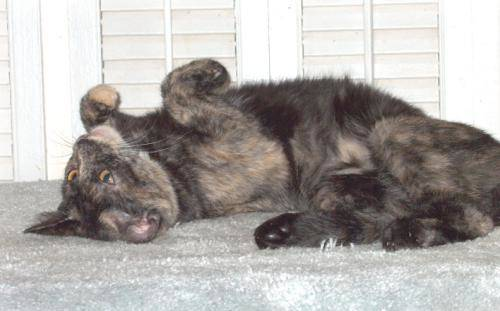
#> input picture images/cat.36.jpg, 500 x 311 px
$ python transformations.py
#> lines starting #> are read from the running program, lines starting #| are printed output that depends on the picture
import cv2 as cv
import numpy as np

img = cv.imread('images/cat.36.jpg')
#> img is the input picture: shape (311, 500, 3); mean B, G, R 167.4, 170.2, 174.4
cv.imshow('Cat', img)

def translate(img, x, y):
#> called with x = 100, y = 200
    transMat = np.float32([[1,0,x],[0,1,y]])
    dimensions = (img.shape[1],img.shape[0])
#> dimensions = (500, 311)
    return cv.warpAffine(img, transMat, dimensions)
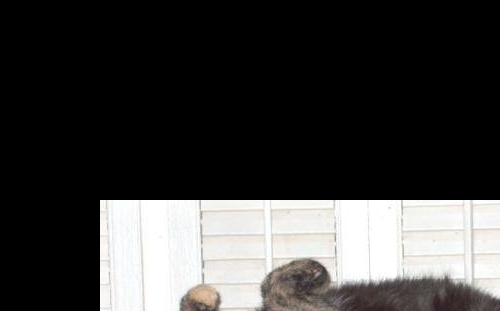
#> returned value: shape (311, 500, 3); mean of channels 0, 1, 2 59.7, 60.5, 61.2; drawn as B, G, R

translated = translate(img, 100, 200)
#cv.imshow("Translated", translated)

def rotation(img, angle, rotPoint=None):
#> called with angle = 45
    (height, width) = img.shape[:2]
#> height = 311; width = 500
    if rotPoint is None:
        rotPoint = (width//2, height//2)
#> rotPoint = (250, 155)

    rotMat = cv.getRotationMatrix2D(rotPoint, angle, 1.0)
    dimensions = (width, height)
#> dimensions = (500, 311)
    return cv.warpAffine(img, rotMat, dimensions)
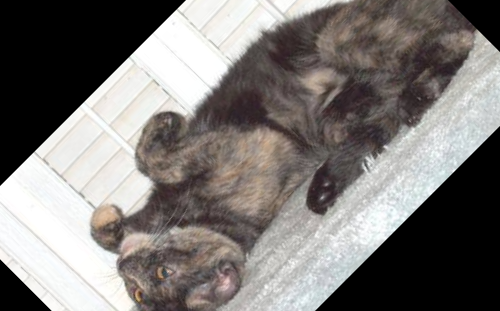
#> returned value: shape (311, 500, 3); mean of channels 0, 1, 2 118.1, 120.5, 124.4; drawn as B, G, R

rotated = rotation(img, 45)
cv.imshow('Rotation', rotated)

rotated_rotated = rotation(rotated, 45)
#> call 2 of rotation, with angle = 45
#> in rotation (call 2), `return cv.warpAffine(img, rotMat, dimensions)`:
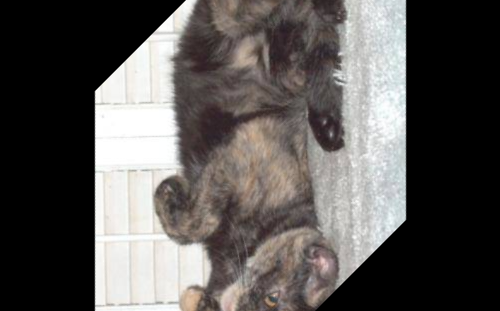
#> returned value: shape (311, 500, 3); mean of channels 0, 1, 2 85.1, 87, 90.2; drawn as B, G, R
cv.imshow('Rotated Rotation', rotated_rotated)


cv.waitKey(0)

$ run again, with images/cat.23.jpg copied over images/cat.36.jpg
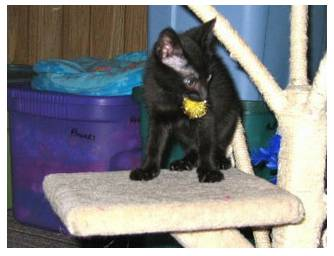
#> input picture images/cat.23.jpg, 334 x 256 px
#> img is the input picture: shape (256, 334, 3); mean B, G, R 135.1, 131.7, 131
#> in rotation, `return cv.warpAffine(img, rotMat, dimensions)`:
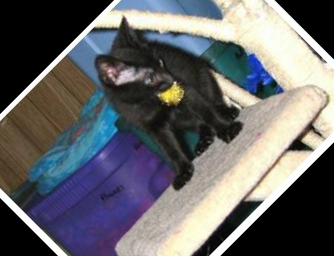
#> returned value: shape (256, 334, 3); mean of channels 0, 1, 2 105.1, 102.6, 102.3; drawn as B, G, R
#> in rotation (call 2), `return cv.warpAffine(img, rotMat, dimensions)`:
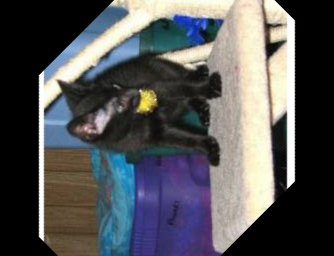
#> returned value: shape (256, 334, 3); mean of channels 0, 1, 2 87.1, 85, 84.2; drawn as B, G, R

$ run again, with images/cat.4.jpg copied over images/cat.36.jpg
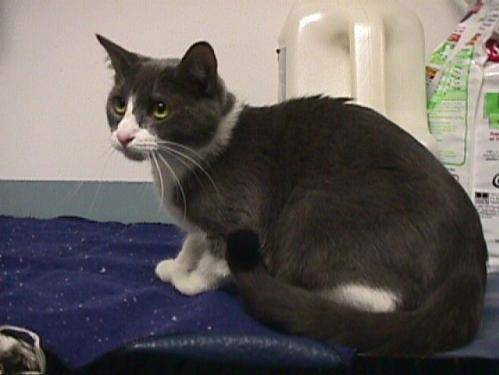
#> input picture images/cat.4.jpg, 499 x 375 px
#> img is the input picture: shape (375, 499, 3); mean B, G, R 93.9, 95.4, 101.2
#> in rotation, `return cv.warpAffine(img, rotMat, dimensions)`:
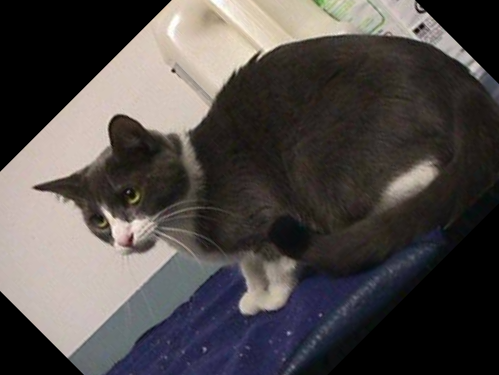
#> returned value: shape (375, 499, 3); mean of channels 0, 1, 2 72.5, 74.2, 79.1; drawn as B, G, R
#> in rotation (call 2), `return cv.warpAffine(img, rotMat, dimensions)`:
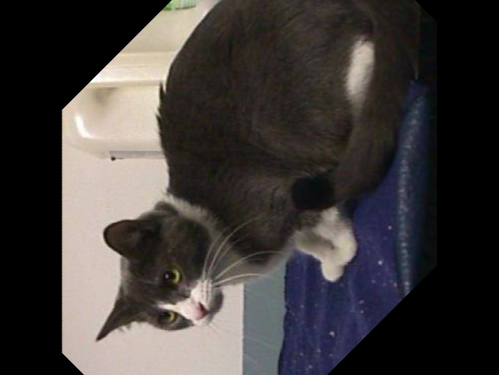
#> returned value: shape (375, 499, 3); mean of channels 0, 1, 2 58.1, 59.5, 63.8; drawn as B, G, R

$ run again, with images/cat.47.jpg copied over images/cat.36.jpg
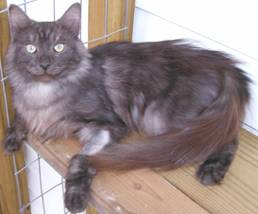
#> input picture images/cat.47.jpg, 258 x 214 px
#> img is the input picture: shape (214, 258, 3); mean B, G, R 137.3, 138.9, 154.2
#> in rotation, `return cv.warpAffine(img, rotMat, dimensions)`:
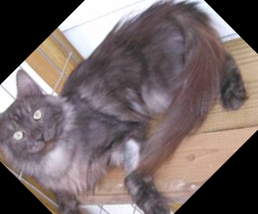
#> returned value: shape (214, 258, 3); mean of channels 0, 1, 2 103.5, 103.6, 116.9; drawn as B, G, R
#> in rotation (call 2), `return cv.warpAffine(img, rotMat, dimensions)`:
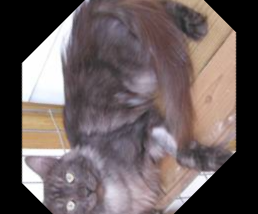
#> returned value: shape (214, 258, 3); mean of channels 0, 1, 2 93.3, 93.2, 105.3; drawn as B, G, R
